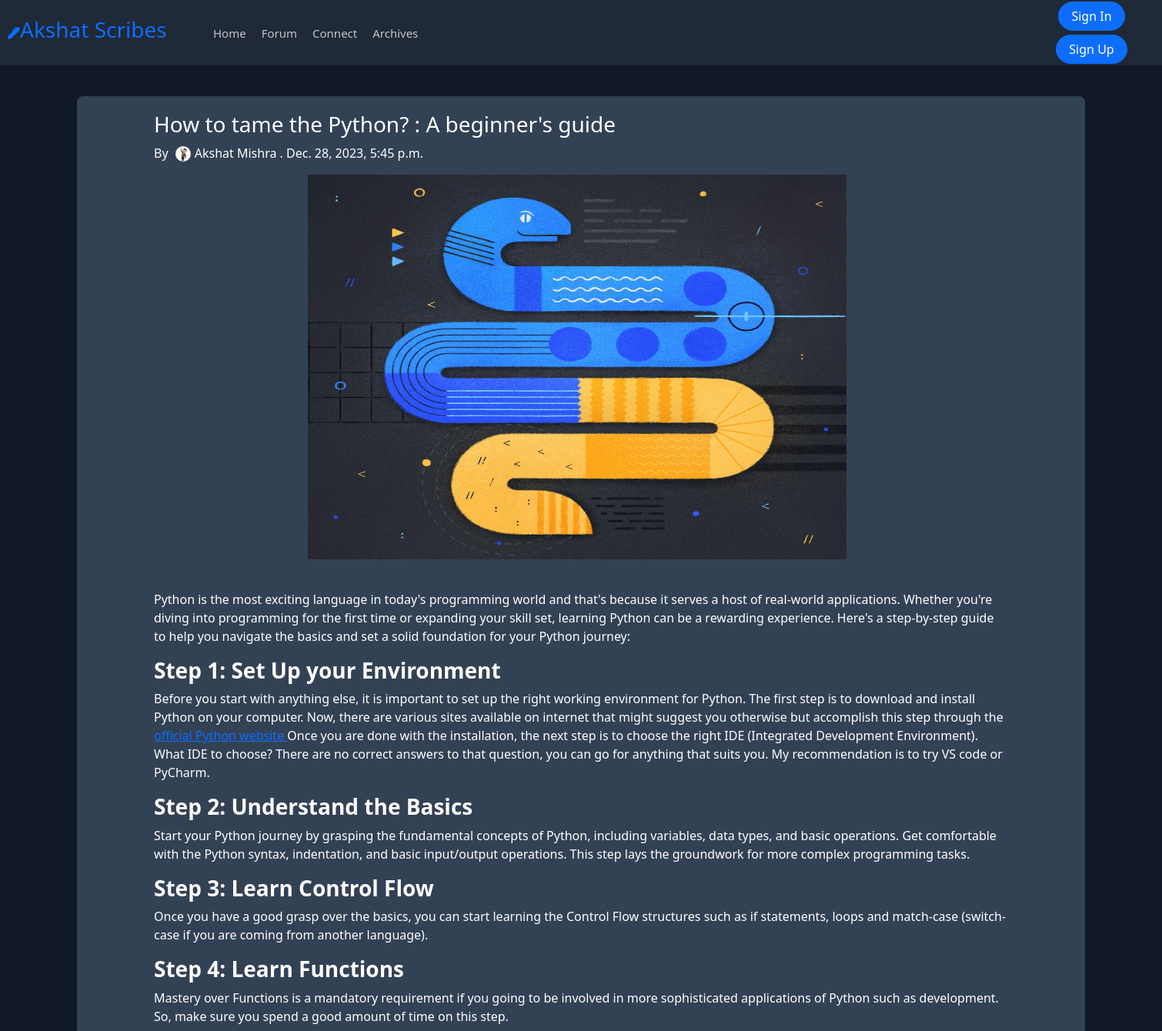
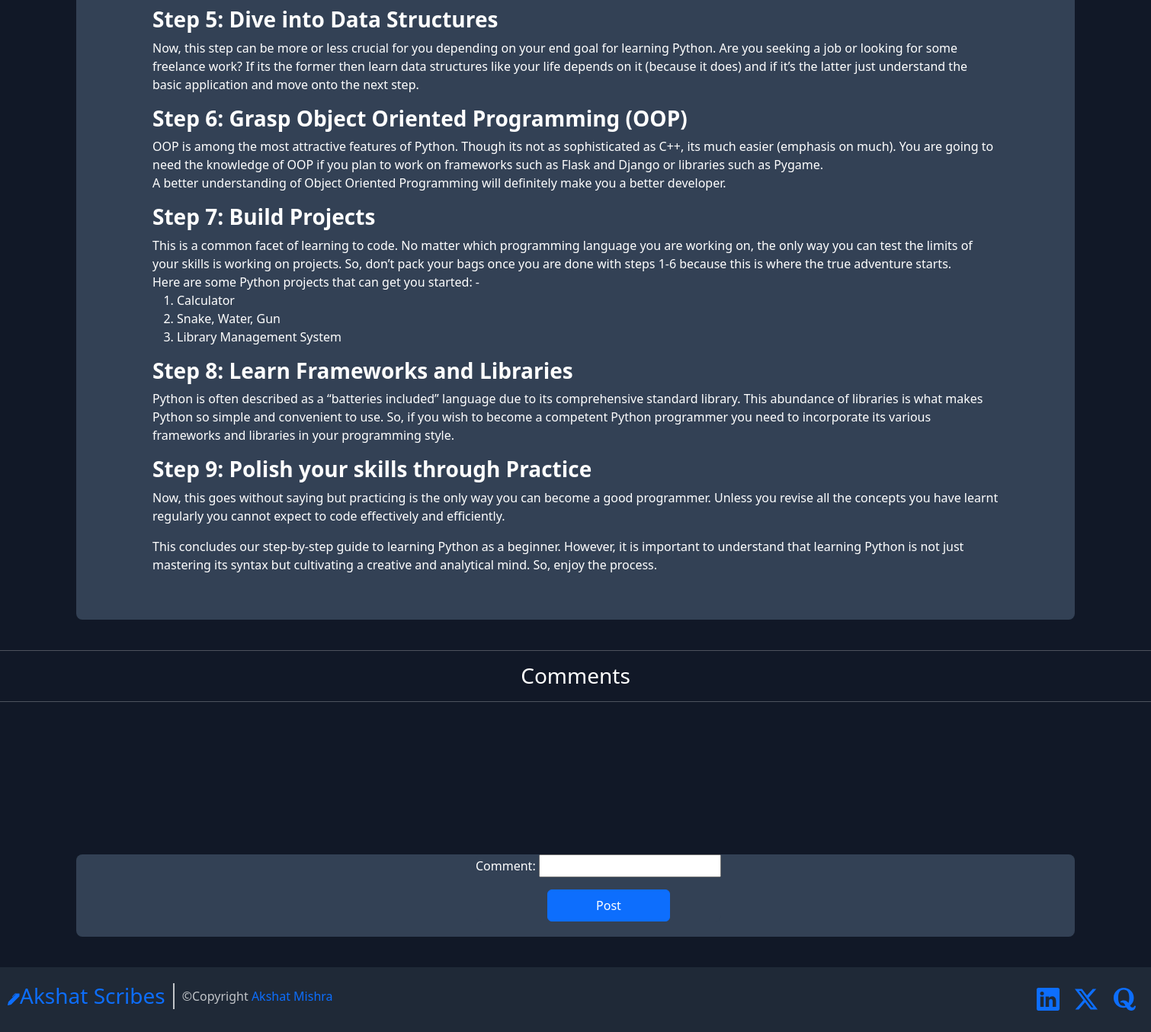
/posts/1, run on the app's committed database (2 pictures, top to bottom).
### Home/models.py (models this page shows)
class Post(models.Model):
    title = models.CharField(max_length=100)
    image = models.ImageField(null=True, blank=True, upload_to="images/")
    datetime = models.DateTimeField(default=datetime.now())
    content = models.CharField(max_length=10000000)

### Home/views.py (the view, shortened to what this page needs)
# urls.py: path('posts/<str:pk>', views.post, name="post"),
def post(request, pk):
    posts = Post.objects.get(id=pk)
    comment_form = CommentForm()
    return render(request, 'post.html', {'posts': posts, 'comment_form': comment_form})

### Home/forms.py
class CommentForm(forms.ModelForm):
    class Meta:
        model = Comment
        fields = ('comment',)

### templates/post.html
{% extends 'base.html' %}
{% load static %}
{% block content %}
<main class="post-main">
  <div class="post-main__postcont">
    <h3 class="postcont--title">{{posts.title}}</h3>
    <p class="postcont--datetime">By <img style="border-radius: 50%; height: 20px; width: 20px; margin-inline: 5px;" src="{% static 'assets/img/prof-pic.jpg' %}">Akshat Mishra . {{posts.datetime}}
    </p>
    {% if posts.image %}
    <img class="postcont--image" src="{{ posts.image.url }}">
    {% endif %}
    <p>{{posts.content|safe}}</p>
  </div>
  <hr style="color: white;">
  <h3 class="comment-heading">Comments</h3>
  <hr style="color: white;">
  <div class="post-main__commentcont">
    {% include 'components/comment_form.html' %}
  </div>
</main>
{% endblock %}

### static/assets/css/base.css (style rules this page uses)
body { height: 100vh; width: 100%; display: grid; grid-template-columns: 1fr; grid-template-rows: 85px 1fr 85px; grid-template-areas: "nav" "main" "footer"; }

### static/assets/css/post.css (style rules this page uses)
.post-main { background-color: #111827; }
.post-main__postcont { background-color: #334155; border-radius: 8px; text-align: left; display: block; margin-block: 40px; margin-inline: 100px; padding-bottom: 20px; height: auto; color: white; }
.postcont--title { color: inherit; padding-top: 20px; margin-inline-start: inherit; }
.postcont--datetime { color: inherit; margin-inline-start: inherit; }
.postcont--image { margin-inline: 300px; width: 700px; height: 500px; }
.comment-heading { color: white; text-align: center; }
.post-main__commentcont { background-color: #334155; border-radius: 8px; text-align: left; display: block; margin-block: 40px; margin-inline: 100px; padding-bottom: 20px; height: auto; color: white; }

### data on the page
Post: title "How to tame the Python? : A beginner's guide", datetime "Dec. 28, 2023, 5:45 p.m.", image (picture), content "Python is the most exciting language in today's programming world and that's because it serves a host of real-world applications. Whether you're diving into programming for the first time or expanding your skill set, learning Python can be a rewarding experience. Here's a step-by-step guide to help you navigate the basics and set a solid foundation for your Python journey: Step 1: Set Up your Environment Before you start with anything else, it is important to set up the right working environment for Python. The first step is to download and install Python on your computer. Now, there are various sites available on internet that might suggest you otherwise but accomplish this step through…"
